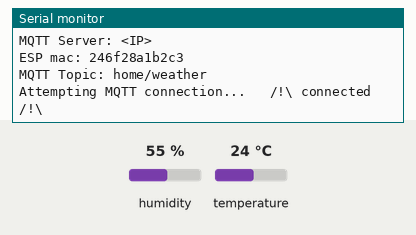
The sketch below on a simulated ESP8266 (NodeMCU). On the bench: the last lines printed to the serial monitor. The test bench sets the inputs (shaded band); at power-on: humidity 55 %, temperature 24 °C. WiFi joins after 1.5 s; servers stay silent unless stated; no MQTT or app messages arrive unless stated.

Above: at 2.7 s.
2.8 s: humidity set to 22 %
At 5.9 s:
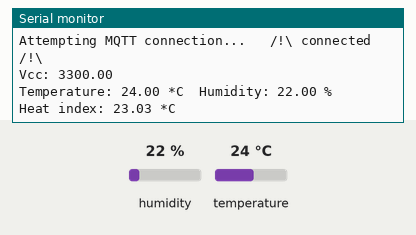
9.7 s: temperature set to 12 °C
At 10.9 s:
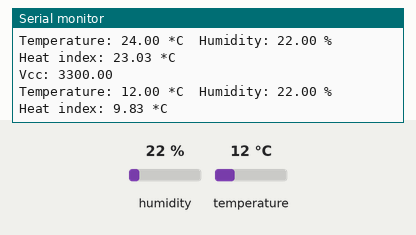
16.6 s: humidity set to 40 %
At 20.9 s:
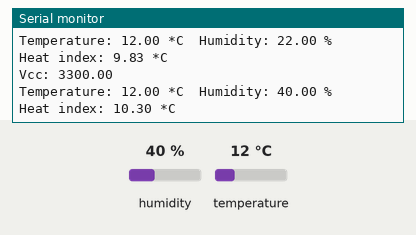
Timing chart, 0 to 22.4 s (numbered marks = the images above; inputs shaded):
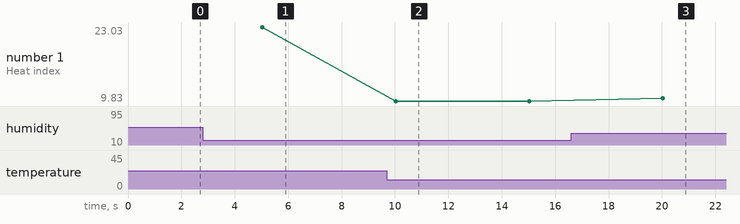

The sketch:

Utils.ino
```cpp
/********** Utils functions **********/

char* strToChar(String s) {
  unsigned int bufSize = s.length() + 1; //String length + null terminator
  char* ret = new char[bufSize];
  s.toCharArray(ret, bufSize);
  return ret;
}

String macToStr(const uint8_t* mac) {
  String result;
  for (int i = 0; i < 6; ++i) {
    result += String(mac[i], 16);
    //if (i < 5)
    //result += ':';
  }
  return result;
}

char* client_MAC() {
  unsigned char mac[6];
  WiFi.macAddress(mac);
  String clientMac = macToStr(mac);
  return strToChar(clientMac);
}
```

ESP.ino
```cpp
/*
   ESP-8266 that connects to a WiFi network and chats with an MQTT server (publish & subscribe)
*/
#include <ArduinoJson.h>          // JSON library
#include <ESP8266WiFi.h>          // ESP8266 library
#include <PubSubClient.h>         // MQTT library
#include <DNSServer.h>            // Local DNS Server used for redirecting all requests to the configuration portal
#include <ESP8266WebServer.h>     // Local WebServer used to serve the configuration portal
#include <WiFiManager.h>          // https://github.com/tzapu/WiFiManager WiFi Configuration Magic
#include <DHT.h>                  // DHT 11 library

// ESP deep sleep
//#define SLEEP_DELAY_IN_SECONDS     10
// DHT
#define DHTTYPE                    DHT11

// Variables
float vcc;                             // Battery level
ADC_MODE(ADC_VCC);
float t, h, heatIndex;                 // Values read from sensor
const String application = "weather";  // Name of the application, used in the log MQTT payloads and topics
const int data_pin = 5;                // GPIO pin for the DHT data
unsigned long previousMillis = 0;      // Will store last temp was read
const long interval = 5000;            // Interval at which to read sensor

// WiFi setup
const String ssid = "ESP_" + application;
const char* password = "";
const char* client_mac;

// MQTT setup
const char* mqtt_server = "<IP>";
const int mqtt_port = 1883;
const char* mqtt_username = "esp";                  // Used while connecting to the broker
const char* mqtt_password = "";                     // Leave empty if not needed
const String mqtt_topic_syntax = "home/";           // The first part of the MQTT topic, the second part is generated with the application name
const char* mqtt_topic = "";
const char* mqtt_topic_log = "home/log";            // Used to log the hardware status to broker
char* mqtt_payload;
const boolean retained = true;

WiFiClient espClient;
PubSubClient client(espClient);
DHT dht(data_pin, DHTTYPE);

void setup() {
  // Setup serial port
  Serial.begin(115200);

  // Setup WiFi
  WiFiManager wifiManager;
  // Reset saved settings
  //wifiManager.resetSettings();
  wifiManager.autoConnect(strToChar(ssid), password);

  client.setServer(mqtt_server, mqtt_port);

  Serial.println("Application name: " + application);
  Serial.println("MQTT Server: " + String(mqtt_server));

  client_mac = client_MAC();
  Serial.println("ESP mac: " + String(client_mac));

  // Create mqtt_topic with application name
  mqtt_topic = createMqtt_topic(mqtt_topic_syntax);
  Serial.println("MQTT Topic: " + String(mqtt_topic));

  // Send MQTT connection status to broker
  connect_MQTT();

  // Setup DHT
  dht.begin();

  digitalWrite(LED_BUILTIN, HIGH);   // Turn the LED off (Note that HIGH is the voltage level
}

void loop() {
  unsigned long currentMillis = millis();
  if (currentMillis - previousMillis >= interval) {
    // save the last time you read the sensor
    previousMillis = currentMillis;

    vcc = ESP.getVcc(); //readvdd33();
    Serial.print("Vcc: ");
    Serial.println(vcc);

    t = dht.readTemperature();
    h = dht.readHumidity();
    if (isnan(t) || isnan(h)) {
      Serial.println("Failed to read from DHT sensor!");
      return;
    }
    // Compute heat index in Celsius (isFahreheit = false)
    heatIndex = dht.computeHeatIndex(t, h, false);

    Serial.print("Temperature: ");
    Serial.print(t);
    Serial.print(" *C\t");
    Serial.print("Humidity: ");
    Serial.print(h);
    Serial.print(" %");
    Serial.println("");
    Serial.print("Heat index: ");
    Serial.print(heatIndex);
    Serial.println(" *C");
    if (!client.connected()) {
      connect_MQTT();
    }
    send_MQTT(t, h, heatIndex);
    send_MQTT_log(vcc);
    client.loop();
  }
  /*
    Serial.println("Entering sleep mode...");
    ESP.deepSleep(SLEEP_DELAY_IN_SECONDS * 1000000);*/
}
```

MQTT.ino
```cpp
/********** MQTT functions **********/

const char* createMqtt_topic(String mqtt_topic_syntax) {
  mqtt_topic_syntax += application;
  return strToChar(mqtt_topic_syntax);
}

void connect_MQTT() {
  // Loop until we're reconnected
  while (!client.connected()) {
    Serial.print("Attempting MQTT connection... ");
    // Attempting to connect
    if (client.connect(client_mac, mqtt_username, mqtt_password, mqtt_topic_log, 1, 1, strToChar("{\"name\": \"" + application + "\", \"status\": \"disconnected\"}"))) {
      Serial.println("\t/!\\ connected /!\\");
      // Sending log "connected" to broker
      //client.publish(mqtt_topic_log, strToChar("{\"name\": \"" + application + "\", \"status\": \"connected\"}"), retained);
      send_MQTT_log(ESP.getVcc());
    } else {
      Serial.print("failed, rc=");
      Serial.print(client.state());
      Serial.println(" try again in 5 seconds");
      // Wait 5 seconds before retrying
      delay(5000);
    }
  }
}

void send_MQTT(float t, float h, float heatIndex) {
  mqtt_payload = strToChar("{\"temperature\": " + String(t) + ", \"humidity\": " + String(h) + ", \"heatIndex\": " + String(heatIndex) + "}");
  client.publish(mqtt_topic, mqtt_payload , retained);
}

void send_MQTT_log(float vcc) {
  mqtt_payload = strToChar("{\"name\": \"" + application + "\", \"status\": \"connected\", \"battery\": " + String(vcc) + "}");
  client.publish(mqtt_topic_log, mqtt_payload , retained);
}
```

Measured:
- after the input at 2.8 s, the serial monitor: prints a new line after 2.2 s (image 1)
- after the input at 9.7 s, the serial monitor: prints a new line after 0.32 s (image 2)
- after the input at 16.6 s, the serial monitor: prints a new line after 3.4 s (image 3)
- plotted number 1: 23.03 → 9.83 after the input at 9.7 s, 9.83 → 10.3 after the input at 16.6 s
